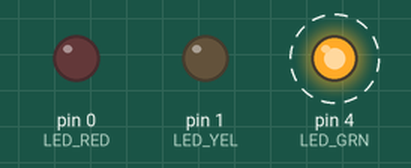
Recording of a sketch running on a simulated Arduino Uno, built with avr-gcc and run on an emulated ATmega328P. On the bench: output pins drawn as LEDs (lit = HIGH). Dashed ring = blinking.

Above: at 0.5 s.
Timing chart, 0 to 4.6 s (numbered marks = the images above):
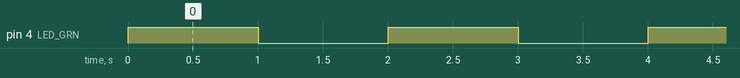

The sketch:

t2313_blink.ino
```cpp
#define LED_RED 0
#define LED_YEL 1
#define LED_GRN 4

void setup() {

  pinMode(LED_RED, OUTPUT);
  pinMode(LED_YEL, OUTPUT);
  pinMode(LED_GRN, OUTPUT);
}

void loop() {
  digitalWrite(LED_GRN, HIGH);  // turn the LED on (HIGH is the voltage level)
  delay(1000);                      // wait for a second
  digitalWrite(LED_GRN, LOW);   // turn the LED off by making the voltage LOW
  delay(1000);                      // wait for a second
}
```

Measured:
- by itself, pin 4 (LED_GRN): alternates HIGH for 1.0 s and LOW for 1.0 s
